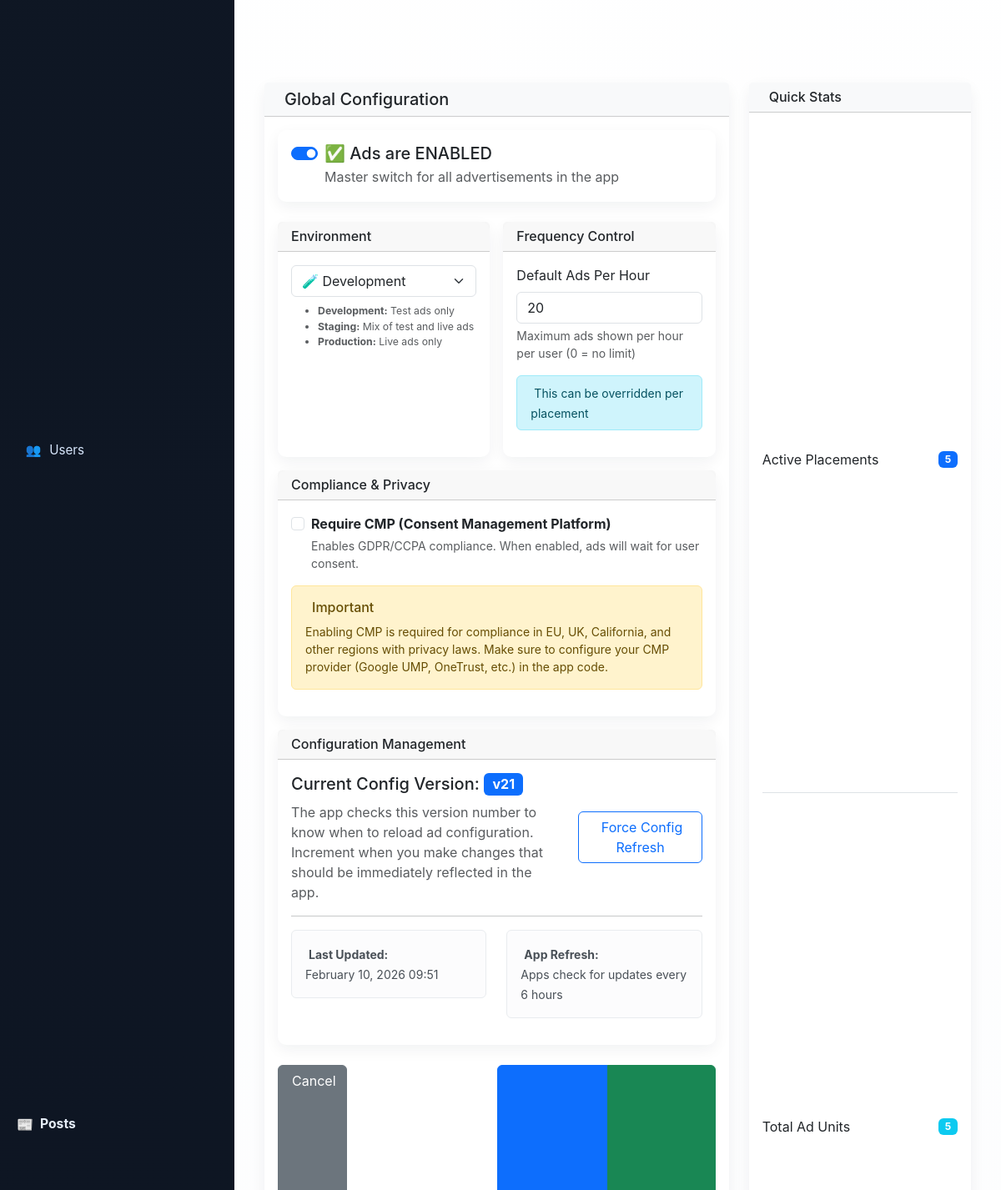
The page /pages/ads/global_settings.php (signed in, middle part) on the database as committed earlier.
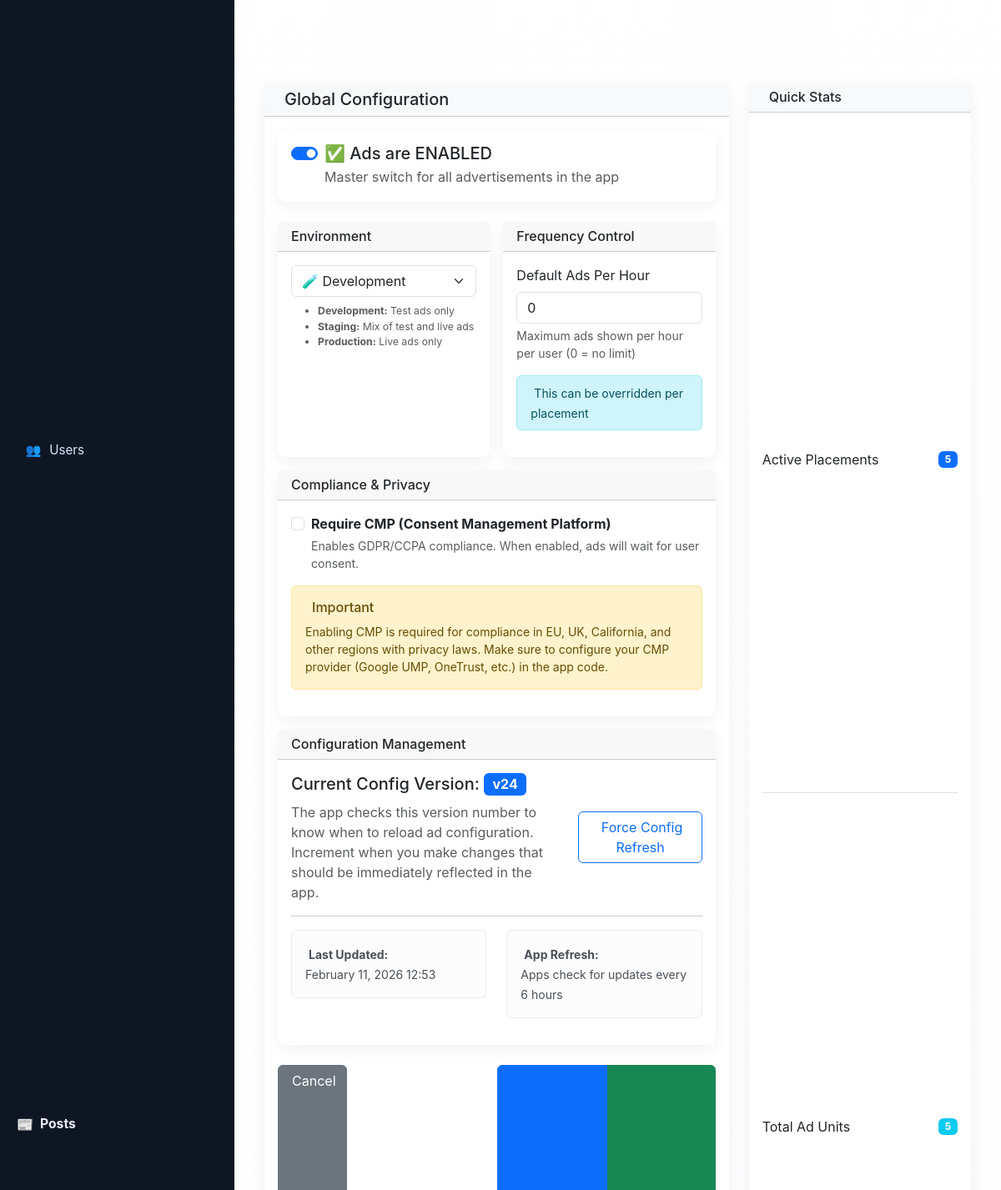
The same page on the database as committed later.
### tables this page shows
CREATE TABLE `ads_global_settings` (
  `id` int(11) NOT NULL DEFAULT 1,
  `ads_enabled` tinyint(1) NOT NULL DEFAULT 1 COMMENT 'Master ON/OFF for all ads',
  `environment` enum('test','production') NOT NULL DEFAULT 'production',
  `cmp_required` tinyint(1) NOT NULL DEFAULT 1 COMMENT 'GDPR / consent required',
  `default_frequency_per_hour` int(11) NOT NULL DEFAULT 3,
  `config_version` int(11) NOT NULL DEFAULT 1 COMMENT 'Increment to force app reload',
  `updated_at` timestamp NULL DEFAULT current_timestamp() ON UPDATE current_timestamp()
);

### pages/ads/global_settings.php (the view, shortened to what the rows shown need)
<?php
require '../../config.php';
try {
    $global_stmt = $conn->prepare("SELECT * FROM ads_global_settings WHERE id = 1");
    $global_stmt->execute();
    $global_result = $global_stmt->get_result();
    $global = $global_result->fetch_assoc();
} catch (Exception $e) {
    error_log("Global Settings Error: " . $e->getMessage());
    $_SESSION['error'] = "Unable to load settings. Please try again.";
    header("Location: index.php");
    exit();
}
include '../../includes/header.php';
?>
<div class="container-fluid">
    <div class="row">
        <div class="col-lg-8">
            <div class="card">
                <div class="card-body">
                    <form action="save_global_settings.php" method="POST" id="settingsForm">
                        <div class="mb-4">
                            <div class="card border-<?php echo $global['ads_enabled'] ? 'success' : 'danger'; ?>">
                                <div class="card-body">
                                    <div class="form-check form-switch">
                                        <input class="form-check-input" type="checkbox" name="ads_enabled"
                                               value="1" id="adsEnabled"
                                               <?php echo $global['ads_enabled'] ? 'checked' : ''; ?>
                                               onchange="toggleAdsStatus(this.checked)">
                                        <label class="form-check-label" for="adsEnabled">
                                            <h5 class="mb-1">
                                            </h5>
                                            <p class="text-muted mb-0">
                                            </p>
                                        </label>
                                    </div>
                                </div>
                            </div>
                        </div>
                        <div class="row g-3">
                            <div class="col-md-6">
                                <div class="card h-100">
                                    <div class="card-body">
                                        <div class="mb-3">
                                            <label class="form-label">Default Ads Per Hour</label>
                                            <input type="number" name="default_frequency_per_hour"
                                                   class="form-control" min="0" max="20" step="1"
                                                   value="<?php echo htmlspecialchars($global['default_frequency_per_hour']); ?>">
                                            <div class="form-text">
                                                Maximum ads shown per hour per user (0 = no limit)
                                            </div>
                                        </div>
                                    </div>
                                </div>
                            </div>
                            <div class="col-12">
                                <div class="card">
                                    <div class="card-body">
                                        <div class="form-check mb-3">
                                            <input class="form-check-input" type="checkbox" name="cmp_required"
                                                   value="1" id="cmpRequired"
                                                   <?php echo $global['cmp_required'] ? 'checked' : ''; ?>>
                                            <label class="form-check-label" for="cmpRequired">
                                                <strong>Require CMP (Consent Management Platform)</strong>
                                            </label>
                                            <div class="form-text">
                                                Enables GDPR/CCPA compliance. When enabled, ads will wait for user consent.
                                            </div>
                                        </div>
                                    </div>
                                </div>
                            </div>
                            <div class="col-12">
                                <div class="card">
                                    <div class="card-body">
                                        <div class="row align-items-center">
                                            <div class="col-md-8">
                                                <h5 class="mb-2">
                                                    Current Config Version:
                                                    <span class="badge bg-primary fs-6">v<?php echo $global['config_version']; ?></span>
                                                </h5>
                                            </div>
                                        </div>
                                        <div class="row">
                                            <div class="col-md-6">
                                                <div class="alert alert-light">
                                                    <small>
                                                        <strong>Last Updated:</strong><br>
                                                        <?php echo date('F j, Y H:i', strtotime($global['updated_at'])); ?>
                                                    </small>
                                                </div>
                                            </div>
                                        </div>
                                    </div>
                                </div>
                            </div>
                        </div>
                    </form>
                </div>
            </div>
        </div>
    </div>
</div>
<?php include '../../includes/footer.php'; ?>

Rows that differ between the two databases and show on the page:
changed ads_global_settings: default_frequency_per_hour "20" → "0"; config_version "21" → "24"; updated_at "February 10, 2026 09:51" → "February 11, 2026 12:53"
